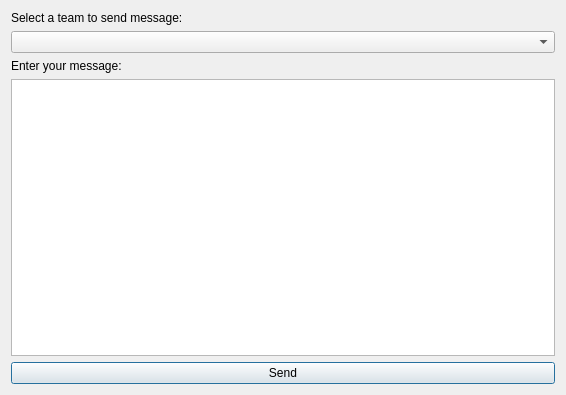
<?xml version="1.0" encoding="UTF-8"?>
<ui version="4.0">
 <class>gMessage</class>
 <widget class="QDialog" name="gMessage">
  <property name="geometry">
   <rect>
    <x>0</x>
    <y>0</y>
    <width>566</width>
    <height>395</height>
   </rect>
  </property>
  <property name="windowTitle">
   <string>Group Message</string>
  </property>
  <layout class="QGridLayout" name="gridLayout">
   <item row="1" column="0">
    <widget class="QLabel" name="label_2">
     <property name="text">
      <string>Select a team to send message:</string>
     </property>
    </widget>
   </item>
   <item row="4" column="0" colspan="2">
    <widget class="QPlainTextEdit" name="plainTextEdit"/>
   </item>
   <item row="3" column="0">
    <widget class="QLabel" name="label">
     <property name="text">
      <string>Enter your message:</string>
     </property>
    </widget>
   </item>
   <item row="5" column="0" colspan="2">
    <widget class="QPushButton" name="pushButton">
     <property name="text">
      <string>Send</string>
     </property>
    </widget>
   </item>
   <item row="2" column="0" colspan="2">
    <widget class="QComboBox" name="comboBox"/>
   </item>
  </layout>
 </widget>
 <resources/>
 <connections/>
</ui>
